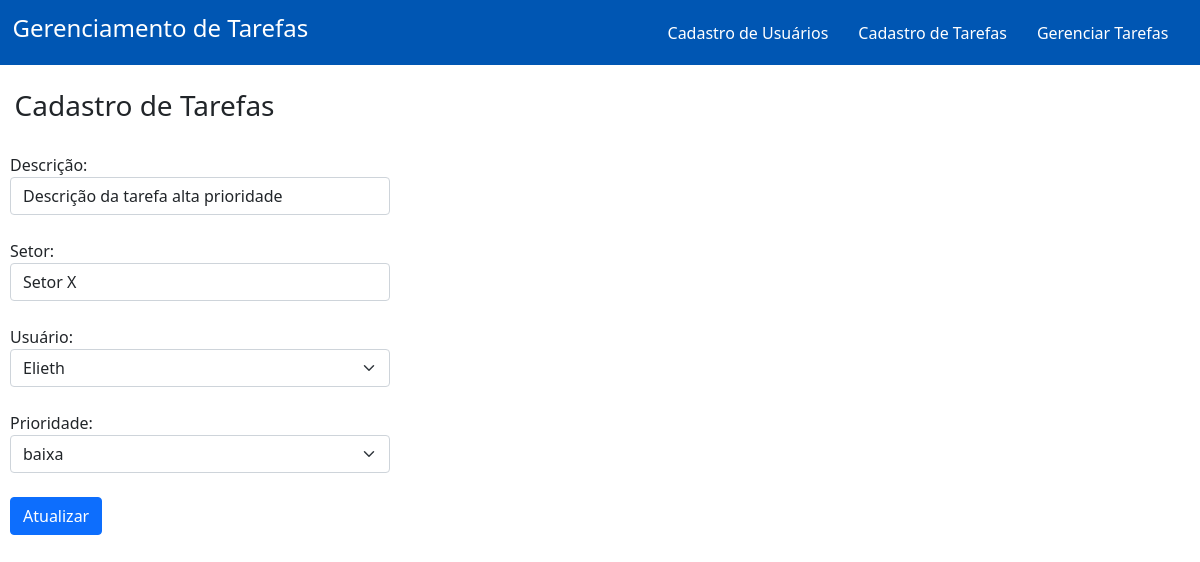
The app's page /editartarefa.php?id=1 with its own data.
### tables this page shows
CREATE TABLE `tarefa` (
  `id` int(11) NOT NULL,
  `id_usuario` int(11) NOT NULL,
  `descricao` varchar(245) NOT NULL,
  `setor` varchar(145) NOT NULL,
  `prioridade` varchar(120) NOT NULL,
  `data` date NOT NULL,
  `status` varchar(100) NOT NULL
);

CREATE TABLE `usuario` (
  `id` int(11) NOT NULL,
  `nome` varchar(185) NOT NULL,
  `email` varchar(185) NOT NULL
);

### editartarefa.php (the view, shortened to what this page needs)
<?php
    include 'conecta.php';
    $id = $_GET['id'];
    $sql = "SELECT tarefa.*, usuario.nome from tarefa,usuario WHERE tarefa.id_usuario = usuario.id AND tarefa.id=$id";
    $query = $conn->query($sql);
    while ($dados = $query->fetch_array()) {
        $id = $dados['id'];
        $id_usuario = $dados['id_usuario'];
        $descricao = $dados['descricao'];
        $setor = $dados['setor'];
        $prioridade = $dados['prioridade'];
        $nome = $dados['nome'];
    }
?>
<!DOCTYPE html>
<html lang="pt-br">
<head>
    <link href="https://cdn.jsdelivr.net/npm/bootstrap@5.0.2/dist/css/bootstrap.min.css" rel="stylesheet">
</head>
<body>
    <nav>
        <div class="menu">
            <h4><font color="white">&nbsp;&nbsp;Gerenciamento de Tarefas</font></h4>
            <div class="tabela">
                <table>
                    <tr>
                        <td><a href="cadusuario.php">Cadastro de Usuários</a></td>
                        <td><a href="cadtarefas.php">Cadastro de Tarefas</a></td>
                        <td><a href="index.php">Gerenciar Tarefas</a>&nbsp;&nbsp;&nbsp;&nbsp;</td>
                    </tr>
                </table>
            </div>
        </div>
    </nav>
    <br />
    <h3>&nbsp;&nbsp;Cadastro de Tarefas</h3>
    <div class="divs3">
    <form action="editatarefa.php?id=<?php echo $id; ?>" method="POST">
            <div class="form-group">
                <label>Descrição:</label>
                <input type="text" class="form-control" name="descricao" value="<?php echo $descricao; ?>" required/>
                <br/>
                <label>Setor:</label>
                <input type="text" class="form-control" name="setor" value="<?php echo $setor; ?>" required/>
                <br/>
                <label>Usuário:</label><br/>
                <select class="form-select" name="usuario">
                    <option value="<?php echo $id_usuario; ?>"><?php echo $nome; ?></option>
                </select>
                <br/>
                <label>Prioridade:</label><br/>
                <select class="form-select" name="prioridade">
                    <option value="<?php echo $prioridade; ?>"><?php echo $prioridade; ?></option>
                </select>
                <br/>
                <button type="submit" class="btn btn-primary">Atualizar</button>
            </div>
        </form>
    </div>
</body>
</html>

### editartarefa.php (style rules this page uses)
nav { background-color: #0056b3; }
.menu { height: 65px; display: flex; align-items: center; }
.tabela { margin-left: auto; }
td { padding: 15px; }
a { color: white; text-decoration: none; }
.divs3 { display: grid; grid-template-columns: repeat(3, 1fr); gap: 20px; padding: 20px 0; margin: 10px; }

### records on screen
tarefa: descricao "Descrição da tarefa alta prioridade", setor "Setor X", usuario "Elieth", prioridade "baixa"
